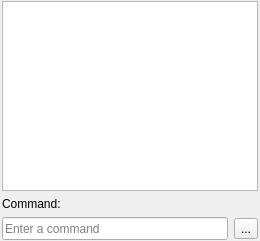
<?xml version="1.0" encoding="UTF-8"?>
<ui version="4.0">
 <class>QG_CommandWidget</class>
 <widget class="QWidget" name="QG_CommandWidget">
  <property name="geometry">
   <rect>
    <x>0</x>
    <y>0</y>
    <width>260</width>
    <height>241</height>
   </rect>
  </property>
  <property name="windowTitle">
   <string>Command Line</string>
  </property>
  <layout class="QGridLayout" name="gridLayout" rowstretch="10,0,0">
   <property name="leftMargin">
    <number>2</number>
   </property>
   <property name="topMargin">
    <number>1</number>
   </property>
   <property name="rightMargin">
    <number>2</number>
   </property>
   <property name="bottomMargin">
    <number>1</number>
   </property>
   <item row="2" column="0">
    <widget class="QG_CommandEdit" name="leCommand">
     <property name="minimumSize">
      <size>
       <width>0</width>
       <height>23</height>
      </size>
     </property>
     <property name="baseSize">
      <size>
       <width>0</width>
       <height>23</height>
      </size>
     </property>
     <property name="toolTip">
      <string>Enter your command here</string>
     </property>
     <property name="placeholderText">
      <string>Enter a command</string>
     </property>
    </widget>
   </item>
   <item row="2" column="1">
    <widget class="QToolButton" name="options_button">
     <property name="toolTip">
      <string>Click to see more options</string>
     </property>
     <property name="text">
      <string>...</string>
     </property>
     <property name="icon">
      <iconset resource="../../../../res/icons/icons.qrc">
       <normaloff>:/icons/options.lci</normaloff>:/icons/options.lci</iconset>
     </property>
     <property name="iconSize">
      <size>
       <width>12</width>
       <height>12</height>
      </size>
     </property>
     <property name="popupMode">
      <enum>QToolButton::InstantPopup</enum>
     </property>
     <property name="toolButtonStyle">
      <enum>Qt::ToolButtonIconOnly</enum>
     </property>
    </widget>
   </item>
   <item row="1" column="0" colspan="2">
    <widget class="QLabel" name="lCommand">
     <property name="sizePolicy">
      <sizepolicy hsizetype="Ignored" vsizetype="Preferred">
       <horstretch>0</horstretch>
       <verstretch>0</verstretch>
      </sizepolicy>
     </property>
     <property name="text">
      <string>Command:</string>
     </property>
     <property name="wordWrap">
      <bool>true</bool>
     </property>
    </widget>
   </item>
   <item row="0" column="0" colspan="2">
    <widget class="QG_CommandHistory" name="teHistory">
     <property name="sizePolicy">
      <sizepolicy hsizetype="Expanding" vsizetype="Minimum">
       <horstretch>0</horstretch>
       <verstretch>0</verstretch>
      </sizepolicy>
     </property>
     <property name="minimumSize">
      <size>
       <width>1</width>
       <height>1</height>
      </size>
     </property>
     <property name="focusPolicy">
      <enum>Qt::NoFocus</enum>
     </property>
     <property name="toolTip">
      <string>Command history and output</string>
     </property>
     <property name="lineWidth">
      <number>0</number>
     </property>
     <property name="horizontalScrollBarPolicy">
      <enum>Qt::ScrollBarAlwaysOff</enum>
     </property>
     <property name="documentTitle">
      <string notr="true"/>
     </property>
     <property name="undoRedoEnabled">
      <bool>false</bool>
     </property>
     <property name="readOnly">
      <bool>true</bool>
     </property>
     <property name="html">
      <string notr="true">&lt;!DOCTYPE HTML PUBLIC &quot;-//W3C//DTD HTML 4.0//EN&quot; &quot;http://www.w3.org/TR/REC-html40/strict.dtd&quot;&gt;
&lt;html&gt;&lt;head&gt;&lt;meta name=&quot;qrichtext&quot; content=&quot;1&quot; /&gt;&lt;meta charset=&quot;utf-8&quot; /&gt;&lt;style type=&quot;text/css&quot;&gt;
p, li { white-space: pre-wrap; }
hr { height: 1px; border-width: 0; }
li.unchecked::marker { content: &quot;\2610&quot;; }
li.checked::marker { content: &quot;\2612&quot;; }
&lt;/style&gt;&lt;/head&gt;&lt;body style=&quot; font-family:'Segoe UI'; font-size:9pt; font-weight:400; font-style:normal;&quot;&gt;
&lt;p style=&quot;-qt-paragraph-type:empty; margin-top:0px; margin-bottom:0px; margin-left:0px; margin-right:0px; -qt-block-indent:0; text-indent:0px; font-family:'Sans'; font-size:10pt;&quot;&gt;&lt;br /&gt;&lt;/p&gt;&lt;/body&gt;&lt;/html&gt;</string>
     </property>
     <property name="acceptRichText">
      <bool>false</bool>
     </property>
     <property name="linkUnderline" stdset="0">
      <bool>false</bool>
     </property>
    </widget>
   </item>
  </layout>
 </widget>
 <layoutdefault spacing="6" margin="11"/>
 <customwidgets>
  <customwidget>
   <class>QG_CommandHistory</class>
   <extends>QTextEdit</extends>
   <header>qg_commandhistory.h</header>
  </customwidget>
  <customwidget>
   <class>QG_CommandEdit</class>
   <extends>QLineEdit</extends>
   <header>qg_commandedit.h</header>
  </customwidget>
 </customwidgets>
 <resources>
  <include location="../../../../res/icons/icons.qrc"/>
 </resources>
 <connections/>
</ui>
